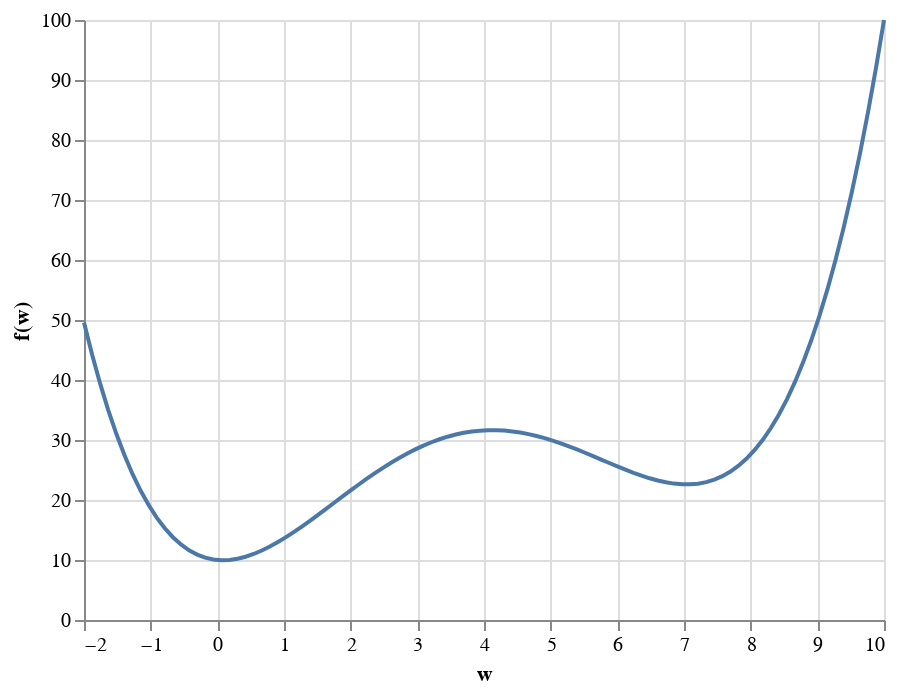

Source (notebook cell):
### Markdown cell above
The parameter `x0` that we passed to the `minimize` function is where the `minimize` function starts looking as it tries to find the minimum. For example, above, `minimize` started its search at x = 1.1 because that's where we told it to start. For the function above, it doesn't really matter what x we start at because the function is nice and has only a single local minimum. More technically, the function is nice because it is [convex](https://en.wikipedia.org/wiki/Convex_function), a property of functions that we will discuss later in the course.

`minimize` isn't perfect. For example, if we give it a function with many valleys (also known as local minima) it can get stuck. For example, consider the function below:

### Code cell
w_values = np.linspace(-2, 10, 100)

def fw(w):
    return 0.1 * w**4 - 1.5*w**3 + 6 * w **2 - 1 * w + 10


source = pd.DataFrame({
    'w': w_values,
    'fw': fw(w_values)
}) 

alt.Chart(source).mark_line().encode(
    x=alt.X('w', axis=alt.Axis(title = 'w')),
    y=alt.Y('fw', axis=alt.Axis(title = 'f(w)'))
)

### Figure 1 — Vega-Lite specification as saved in the notebook (floating-point values rounded to 4 significant figures)
{"config": {"view": {"continuousWidth": 400, "continuousHeight": 300}}, "data": {"name": "data-386c3ab3938f7d7649e20988f07fdd0c"}, "mark": "line", "encoding": {"x": {"type": "quantitative", "axis": {"title": "w"}, "field": "w"}, "y": {"type": "quantitative", "axis": {"title": "f(w)"}, "field": "fw"}}, "$schema": "https://vega.github.io/schema/vega-lite/v4.8.1.json", "datasets": {"data-386c3ab3938f7d7649e20988f07fdd0c": [{"w": -2.0, "fw": 49.6}, {"w": -1.879, "fw": 44.25}, {"w": -1.758, "fw": 39.39}, {"w": -1.636, "fw": 34.99}, {"w": -1.515, "fw": 31.03}, {"w": -1.394, "fw": 27.49}, {"w": -1.273, "fw": 24.35}, {"w": -1.152, "fw": 21.57}, {"w": -1.03, "fw": 19.15}, {"w": -0.9091, "fw": 17.06}, {"w": -0.7879, "fw": 15.28}, {"w": -0.6667, "fw": 13.8}, {"w": -0.5455, "fw": 12.58}, {"w": -0.4242, "fw": 11.62}, {"w": -0.303, "fw": 10.9}, {"w": -0.1818, "fw": 10.39}, {"w": -0.06061, "fw": 10.08}, {"w": 0.06061, "fw": 9.961}, {"w": 0.1818, "fw": 10.01}, {"w": 0.303, "fw": 10.21}, {"w": 0.4242, "fw": 10.54}, {"w": 0.5455, "fw": 11.01}, {"w": 0.6667, "fw": 11.58}, {"w": 0.7879, "fw": 12.24}, {"w": 0.9091, "fw": 12.99}, {"w": 1.03, "fw": 13.81}, {"w": 1.152, "fw": 14.69}, {"w": 1.273, "fw": 15.62}, {"w": 1.394, "fw": 16.58}, {"w": 1.515, "fw": 17.57}, {"w": 1.636, "fw": 18.57}, {"w": 1.758, "fw": 19.59}, {"w": 1.879, "fw": 20.6}, {"w": 2.0, "fw": 21.6}, {"w": 2.121, "fw": 22.58}, {"w": 2.242, "fw": 23.54}, {"w": 2.364, "fw": 24.47}, {"w": 2.485, "fw": 25.36}, {"w": 2.606, "fw": 26.21}, {"w": 2.727, "fw": 27.0}, {"w": 2.848, "fw": 27.75}, {"w": 2.97, "fw": 28.44}, {"w": 3.091, "fw": 29.06}, {"w": 3.212, "fw": 29.63}, {"w": 3.333, "fw": 30.12}, {"w": 3.455, "fw": 30.55}, {"w": 3.576, "fw": 30.91}, {"w": 3.697, "fw": 31.2}, {"w": 3.818, "fw": 31.41}, {"w": 3.939, "fw": 31.55}, {"w": 4.061, "fw": 31.63}, {"w": 4.182, "fw": 31.63}, {"w": 4.303, "fw": 31.57}, {"w": 4.424, "fw": 31.43}, {"w": 4.545, "fw": 31.24}, {"w": 4.667, "fw": 30.98}, {"w": 4.788, "fw": 30.67}, {"w": 4.909, "fw": 30.31}, {"w": 5.03, "fw": 29.89}, {"w": 5.152, "fw": 29.44}, {"w": 5.273, "fw": 28.94}, {"w": 5.394, "fw": 28.42}, {"w": 5.515, "fw": 27.87}, {"w": 5.636, "fw": 27.31}, {"w": 5.758, "fw": 26.74}, {"w": 5.879, "fw": 26.16}, {"w": 6.0, "fw": 25.6}, {"w": 6.121, "fw": 25.05}, {"w": 6.242, "fw": 24.53}, {"w": 6.364, "fw": 24.05}, {"w": 6.485, "fw": 23.62}, {"w": 6.606, "fw": 23.25}, {"w": 6.727, "fw": 22.95}, {"w": 6.848, "fw": 22.73}, {"w": 6.97, "fw": 22.61}, {"w": 7.091, "fw": 22.61}, {"w": 7.212, "fw": 22.72}, {"w": 7.333, "fw": 22.98}, {"w": 7.455, "fw": 23.4}, {"w": 7.576, "fw": 23.98}, {"w": 7.697, "fw": 24.75}, {"w": 7.818, "fw": 25.72}, {"w": 7.939, "fw": 26.92}, {"w": 8.061, "fw": 28.35}, {"w": 8.182, "fw": 30.03}, {"w": 8.303, "fw": 32.0}, {"w": 8.424, "fw": 34.25}, {"w": 8.545, "fw": 36.82}, {"w": 8.667, "fw": 39.72}, {"w": 8.788, "fw": 42.98}, {"w": 8.909, "fw": 46.61}, {"w": 9.03, "fw": 50.65}, {"w": 9.152, "fw": 55.1}, {"w": 9.273, "fw": 59.99}, {"w": 9.394, "fw": 65.35}, {"w": 9.515, "fw": 71.2}, {"w": 9.636, "fw": 77.57}, {"w": 9.758, "fw": 84.47}, {"w": 9.879, "fw": 91.94}, {"w": 10.0, "fw": 100.0}]}}
